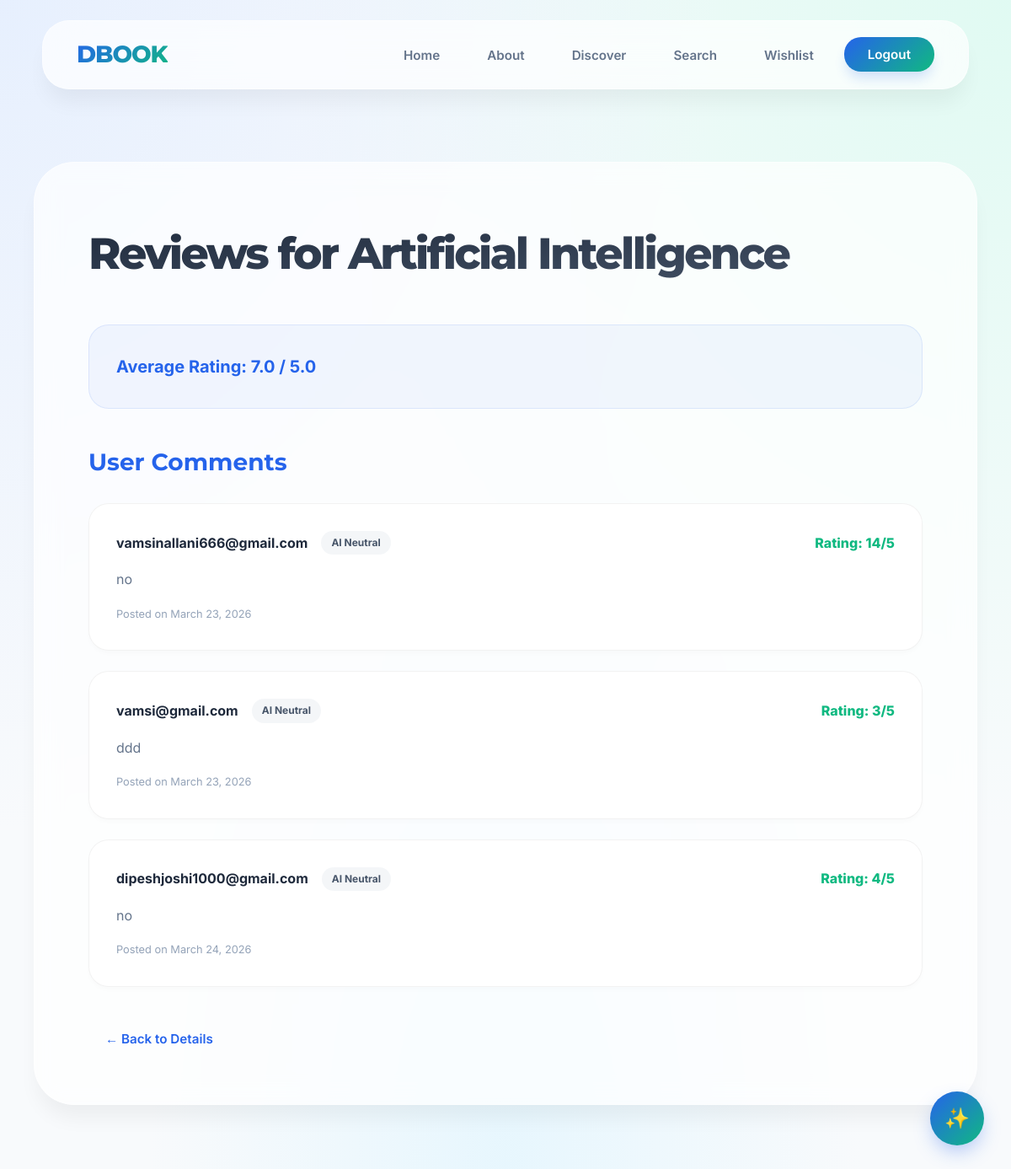
The app's page /myapp/chk_reviews/3/ (signed in) with its own data.
### myapp/models.py (models this page shows, shortened)
class Book(models.Model):
    CATEGORY_CHOICES = [
        ('S', 'Science&Tech'),
        ('F', 'Fiction'),
        ('B', 'Biography'),
        ('T', 'Travel'),
        ('O', 'Other')
    ]
    title = models.CharField(max_length=200)
    category = models.CharField(max_length=1, choices=CATEGORY_CHOICES, default='S')
    num_pages = models.PositiveIntegerField(default=100)
    price = models.DecimalField(max_digits=10, decimal_places=2)
    publisher = models.ForeignKey(Publisher, related_name='books', on_delete=models.CASCADE)
    description = models.TextField(blank=True, null=True)
    num_reviews = models.PositiveIntegerField(default=0)
    class Meta:
        ordering = ['title']

class Review(models.Model):
    reviewer = models.EmailField()
    book = models.ForeignKey(Book, on_delete=models.CASCADE)
    rating = models.PositiveIntegerField()
    comments = models.TextField(blank=True)
    date = models.DateField(default=timezone.now)
    sentiment = models.CharField(max_length=20, default='Neutral') # AI Sentiment tag

### myapp/views.py (the view)
# urls.py: path('chk_reviews/<int:book_id>/', views.chk_reviews, name='chk_reviews'),
@login_required
def chk_reviews(request, book_id):
    if hasattr(request.user, 'member'): # Checking if user is a Member
        book = get_object_or_404(Book, pk=book_id)
        reviews = Review.objects.filter(book=book)
        if reviews.exists():
            avg_rating = reviews.aggregate(Avg('rating'))['rating__avg']
            return render(request, 'myapp/chk_reviews.html', {
                'book': book,
                'reviews': reviews,
                'avg_rating': avg_rating
            })
        else:
            return render(request, 'myapp/chk_reviews.html', {
                'book': book,
                'message': 'No reviews yet.'
            })
    else:
        return HttpResponse('You are not a registered member!')

### myapp/templates/myapp/chk_reviews.html
{% extends 'myapp/base.html' %}
{% block body_block %}
<div class="chk-reviews-section fade-in">
    <h2>Reviews for {{ book.title }}</h2>
    {% if avg_rating %}
        <div class="avg-rating-card" style="margin-bottom: 2.5rem; padding: 2rem; background: rgba(37, 99, 235, 0.05); border-radius: 1.5rem; border: 1px solid rgba(37, 99, 235, 0.1);">
            <p style="font-size: 1.25rem; font-weight: 700; color: var(--primary-blue);">Average Rating: {{ avg_rating|stringformat:".1f" }} / 5.0</p>
        </div>
        <h3 style="margin-bottom: 1.5rem;">User Comments</h3>
        <div class="reviews-container" style="display: flex; flex-direction: column; gap: 1.5rem;">
            {% for review in book.review_set.all %}
                <div class="review-card" style="padding: 2rem; background: white; border-radius: 1.5rem; border: 1px solid rgba(0,0,0,0.05); box-shadow: 0 4px 6px -1px rgba(0,0,0,0.02);">
                    <div style="display: flex; justify-content: space-between; align-items: center; margin-bottom: 1rem;">
                        <div style="display: flex; align-items: center; gap: 1rem;">
                            <span style="font-weight: 700; color: var(--text-main);">{{ review.reviewer }}</span>
                            <span class="sentiment-badge {{ review.sentiment|lower }}" style="font-size: 0.75rem; padding: 0.25rem 0.75rem; border-radius: 2rem; font-weight: 700;">
                                AI {{ review.sentiment }}
                            </span>
                        </div>
                        <span style="font-weight: 800; color: var(--primary-green);">Rating: {{ review.rating }}/5</span>
                    </div>
                    <p style="color: var(--text-muted);">{{ review.comments|default:"No comments provided." }}</p>
                    <p style="font-size: 0.8rem; color: #94a3b8; margin-top: 1rem;">Posted on {{ review.date }}</p>
                </div>
            {% endfor %}
        </div>
    {% else %}
        <div class="empty-state" style="padding: 4rem; text-align: center; background: rgba(0,0,0,0.02); border-radius: 2rem; border: 2px dashed rgba(0,0,0,0.05);">
            <p style="font-size: 1.25rem; color: var(--text-muted);">{{ message }}</p>
        </div>
    {% endif %}
    <div style="margin-top: 3rem;">
        <a href="{% url 'myapp:detail' book.id %}" class="nav-link" style="color: var(--primary-blue); font-weight: 600;">&larr; Back to Details</a>
    </div>
</div>
{% endblock %}

### myapp/static/myapp/style.css (style rules this page uses)
:root { --primary-blue: #2563eb; --primary-green: #10b981; --bg-main: #f8fafc; --text-main: #1e293b; --text-muted: #64748b; --glass-bg: rgba(255, 255, 255, 0.7); --glass-border: rgba(255, 255, 255, 0.5); --card-shadow: 0 20px 25px -5px rgba(0, 0, 0, 0.05), 0 8px 10px -6px rgba(0, 0, 0, 0.01); --accent-gradient: linear-gradient(135deg, var(--primary-blue) 0%, var(--primary-green) 100%); --font-heading: 'Montserrat', sans-serif; --font-body: 'Inter', sans-serif; }
* { margin: 0; padding: 0; box-sizing: border-box; transition: all 0.4s cubic-bezier(0.165, 0.84, 0.44, 1); }
body { font-family: var(--font-body); color: var(--text-main); background-color: var(--bg-main); background-image: radial-gradient(at 0% 0%, hsla(217, 91%, 95%, 1) 0, transparent 50%), radial-gradient(at 100% 0%, hsla(162, 72%, 93%, 1) 0, transparent 50%), radial-gradient(at 50% 100%, hsla(199, 89%, 95%, 1) 0, transparent 50%); min-height: 100vh; display: flex; flex-direction: column; overflow-x: hidden; line-height: 1.7; }
.nav-link { text-decoration: none; color: var(--text-muted); font-weight: 600; font-size: 0.95rem; padding: 0.6rem 1.25rem; border-radius: 1rem; }
h2 { font-family: var(--font-heading); font-size: 3.25rem; font-weight: 800; letter-spacing: -0.05em; margin-bottom: 2.5rem; background: linear-gradient(to bottom right, #1e293b, #475569); -webkit-background-clip: text; background-clip: text; -webkit-text-fill-color: transparent; }
h3 { font-family: var(--font-heading); font-size: 1.75rem; margin-bottom: 1.5rem; color: var(--primary-blue); }
.fade-in { animation: premiumFadeIn 1s cubic-bezier(0.19, 1, 0.22, 1); }
.sentiment-badge.neutral { background: rgba(148, 163, 184, 0.1); color: #475569; }

### records on screen
Book: title "Artificial Intelligence"
Review: reviewer "vamsinallani666@gmail.com", sentiment "Neutral", rating "14", comments "no", date "March 23, 2026"
Review: reviewer "vamsi@gmail.com", sentiment "Neutral", rating "3", comments "ddd", date "March 23, 2026"
Review: reviewer "dipeshjoshi1000@gmail.com", sentiment "Neutral", rating "4", comments "no", date "March 24, 2026"

### other values on screen
{{ avg_rating|stringformat:".1f" }} "7.0"
